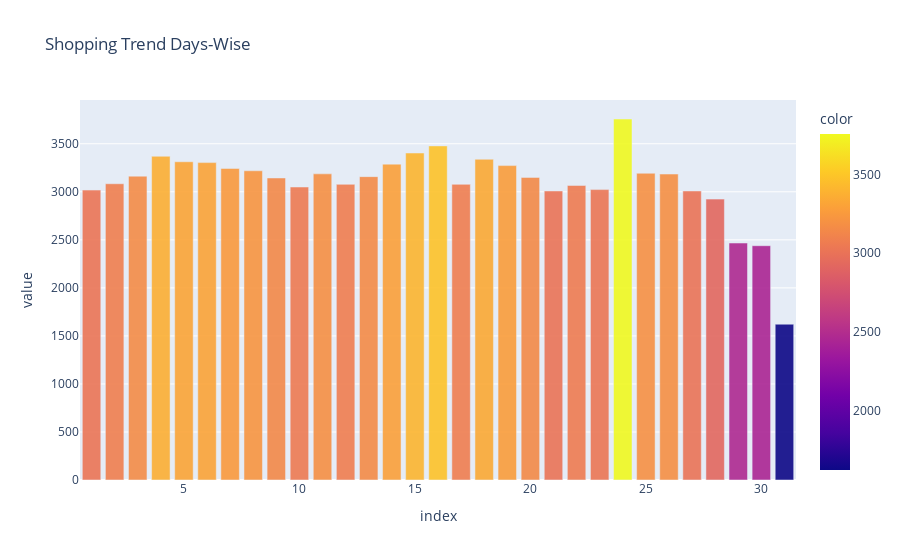

Notebook code for this chart:
### Markdown cell above
We can notice that August and May are the months with maximum orders. Lets check for days' preference too.

### Code cell
x1 = df["order_purchase_day"].value_counts()
fig = px.bar(x1, color=x1, title="Shopping Trend Days-Wise", opacity=0.9)
fig.show()

### Figure 1 — Plotly figure (JSON) as saved in the notebook; plotly's stock layout.template omitted (floating-point values rounded to 4 significant figures)
{"data": [{"alignmentgroup": "True", "hovertemplate": "index=%{x}<br>value=%{y}<br>color=%{marker.color}<extra></extra>", "legendgroup": "", "marker": {"color": [3758, 3478, 3404, 3370, 3339, 3313, 3304, 3288, 3273, 3243, 3219, 3193, 3187, 3185, 3163, 3158, 3150, 3144, 3084, 3078, 3078, 3066, 3050, 3023, 3018, 3009, 3009, 2924, 2467, 2439, 1622], "coloraxis": "coloraxis", "opacity": 0.9, "pattern": {"shape": ""}}, "name": "", "offsetgroup": "", "orientation": "v", "showlegend": false, "textposition": "auto", "type": "bar", "x": [24, 16, 15, 4, 18, 5, 6, 14, 19, 7, 8, 25, 11, 26, 3, 13, 20, 9, 2, 12, 17, 22, 10, 23, 1, 27, 21, 28, 29, 30, 31], "xaxis": "x", "y": [3758, 3478, 3404, 3370, 3339, 3313, 3304, 3288, 3273, 3243, 3219, 3193, 3187, 3185, 3163, 3158, 3150, 3144, 3084, 3078, 3078, 3066, 3050, 3023, 3018, 3009, 3009, 2924, 2467, 2439, 1622], "yaxis": "y"}], "layout": {"barmode": "relative", "coloraxis": {"colorbar": {"title": {"text": "color"}}, "colorscale": [[0, "#0d0887"], [0.1111, "#46039f"], [0.2222, "#7201a8"], [0.3333, "#9c179e"], [0.4444, "#bd3786"], [0.5556, "#d8576b"], [0.6667, "#ed7953"], [0.7778, "#fb9f3a"], [0.8889, "#fdca26"], [1, "#f0f921"]]}, "legend": {"tracegroupgap": 0}, "title": {"text": "Shopping Trend Days-Wise"}, "xaxis": {"anchor": "y", "domain": [0, 1], "title": {"text": "index"}}, "yaxis": {"anchor": "x", "domain": [0, 1], "title": {"text": "value"}}}}
